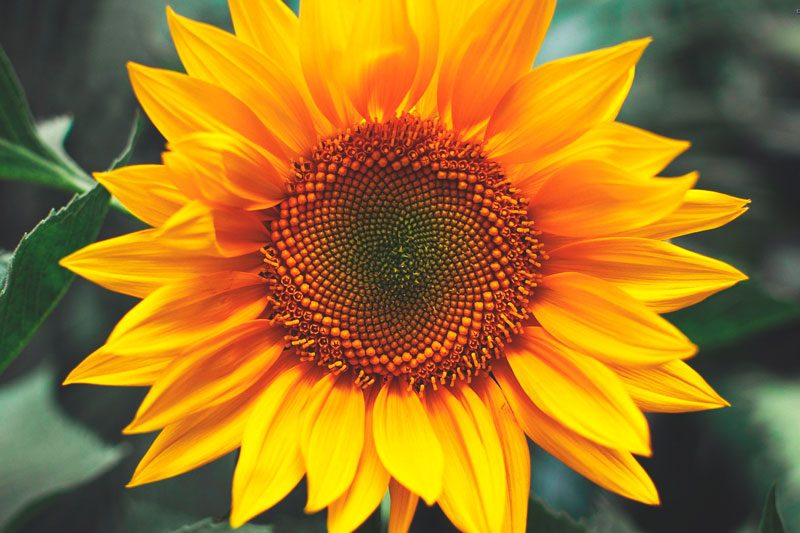
#> input picture Imagenes_cursado/flores02.jpg, 800 x 533 px, found by its file name
$ python 5.1_crop_image.py
#> lines starting #> are read from the running program, lines starting #| are printed output that depends on the picture
import numpy as np
import cv2
import matplotlib.pyplot as plt


class SegmentImage():
    #clase segmentar una imagen delimitando una region de interes sobre ella

    def __init__(self, ruta, color_type):

#> called with ruta = 'Imagenes_cursado/flores02.jpg', color_type = 'RGB'
        self.original_bgr = cv2.imread(ruta) #leemos la imagen
#> self.original_bgr is the input picture: shape (533, 800, 3); mean B, G, R 35.5, 116.9, 161.3
        self.color_type = color_type

        if self.color_type == "RGB":
            self.img = cv2.cvtColor(self.original_bgr, cv2.COLOR_BGR2RGB)  #traducir a rgb la imagen
            self.preprocess_function = self.preprocess_RGB
            self.segment_function = self.sphere_RGB
        elif self.color_type == "HSV":
            self.img = cv2.cvtColor(self.original_bgr, cv2.COLOR_BGR2HSV) #traducir  a HSV
            self.preprocess_function = self.preprocess_HSV
            self.segment_function = self.hyperplane_HSV


        self.roi = None
        self.mask = None


    # preprocesamiento pasabajos de la imagen
    def preprocess_RGB(self, ksize = 5):
        #aplicamos median blur para todas las componentes
#> called with ksize = 5
        self.img = cv2.medianBlur(self.img, ksize)
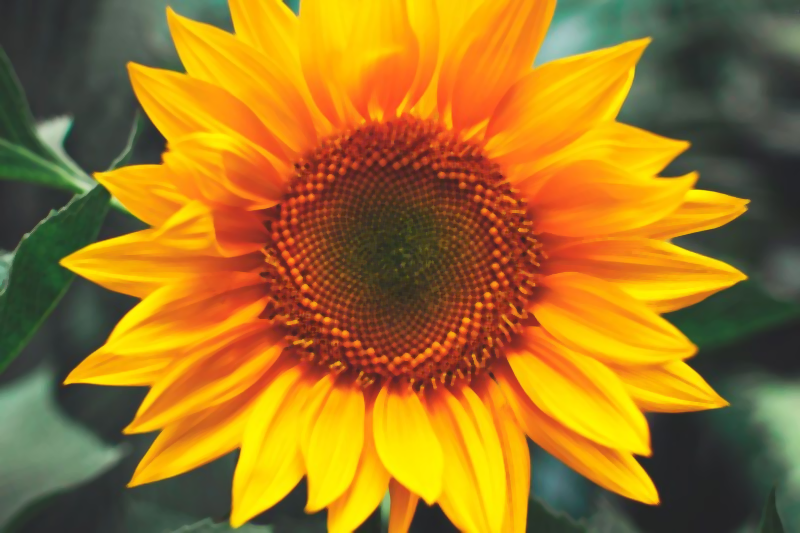
#> self.img: shape (533, 800, 3); mean R, G, B 161.2, 116.3, 35.1

    # [9 lines left out: function preprocess_HSV, not called in this run]

    # sleccion del roi
    def select_roi(self):

#> (the run stopped early here; a loop or call above may not have finished)

$ run again, with Imagenes_cursado/botellas.jpg copied over Imagenes_cursado/flores02.jpg
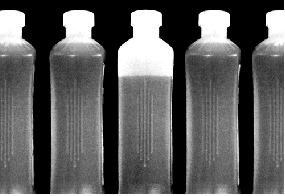
#> input picture Imagenes_cursado/botellas.jpg, 285 x 196 px, found by its file name
#> in __init__, self.original_bgr is the input picture: shape (196, 285, 3); min 0, max 255, mean 92.4
#> in preprocess_RGB, `self.img = cv2.medianBlur(self.img, ksize)`:
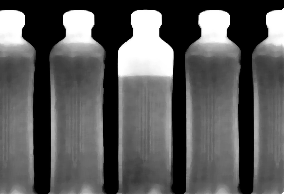
#> self.img: shape (196, 285, 3); min 0, max 255, mean 91.5
